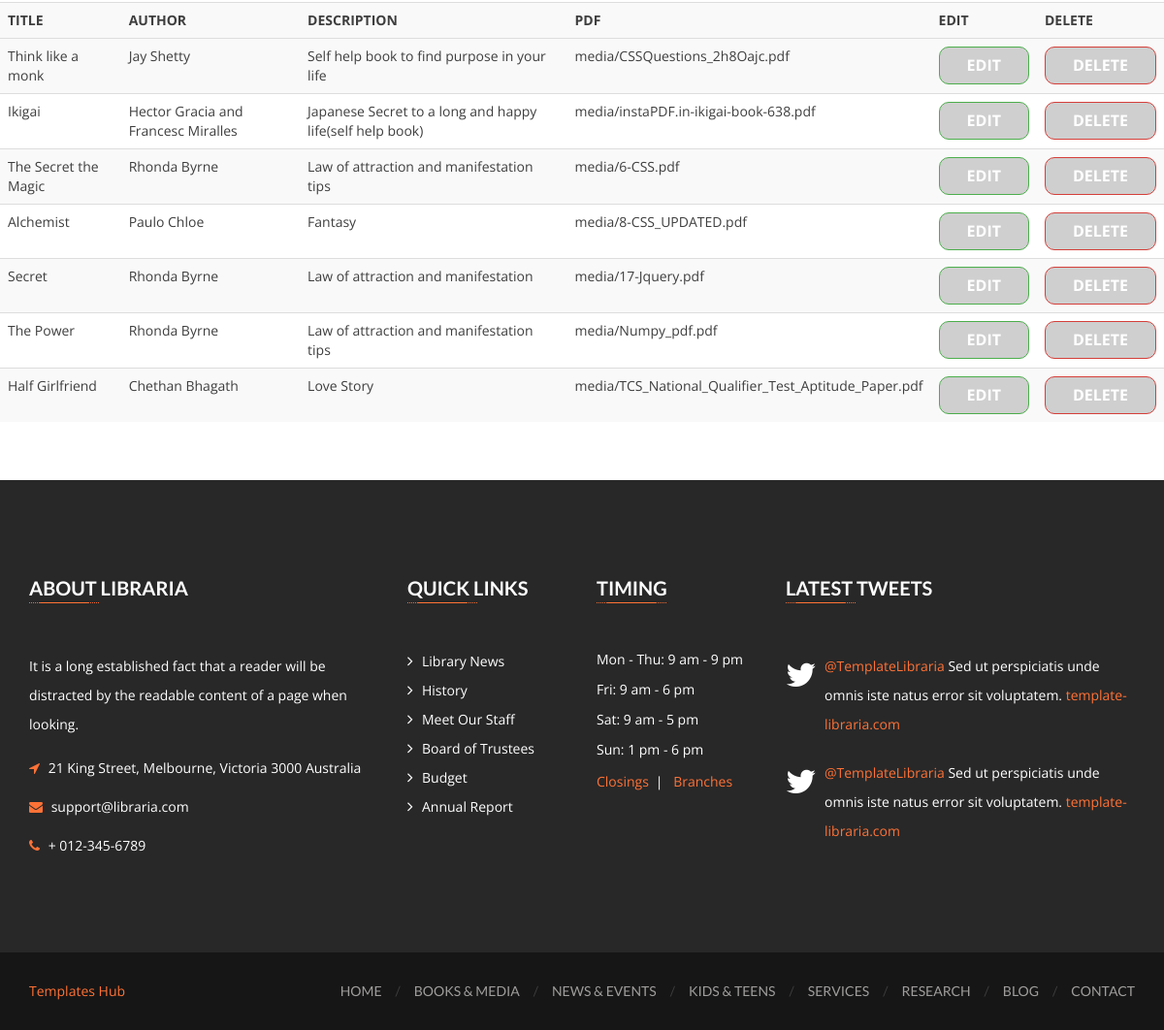
/librarianindex/ (lower part), run on an earlier commit of the app's database.
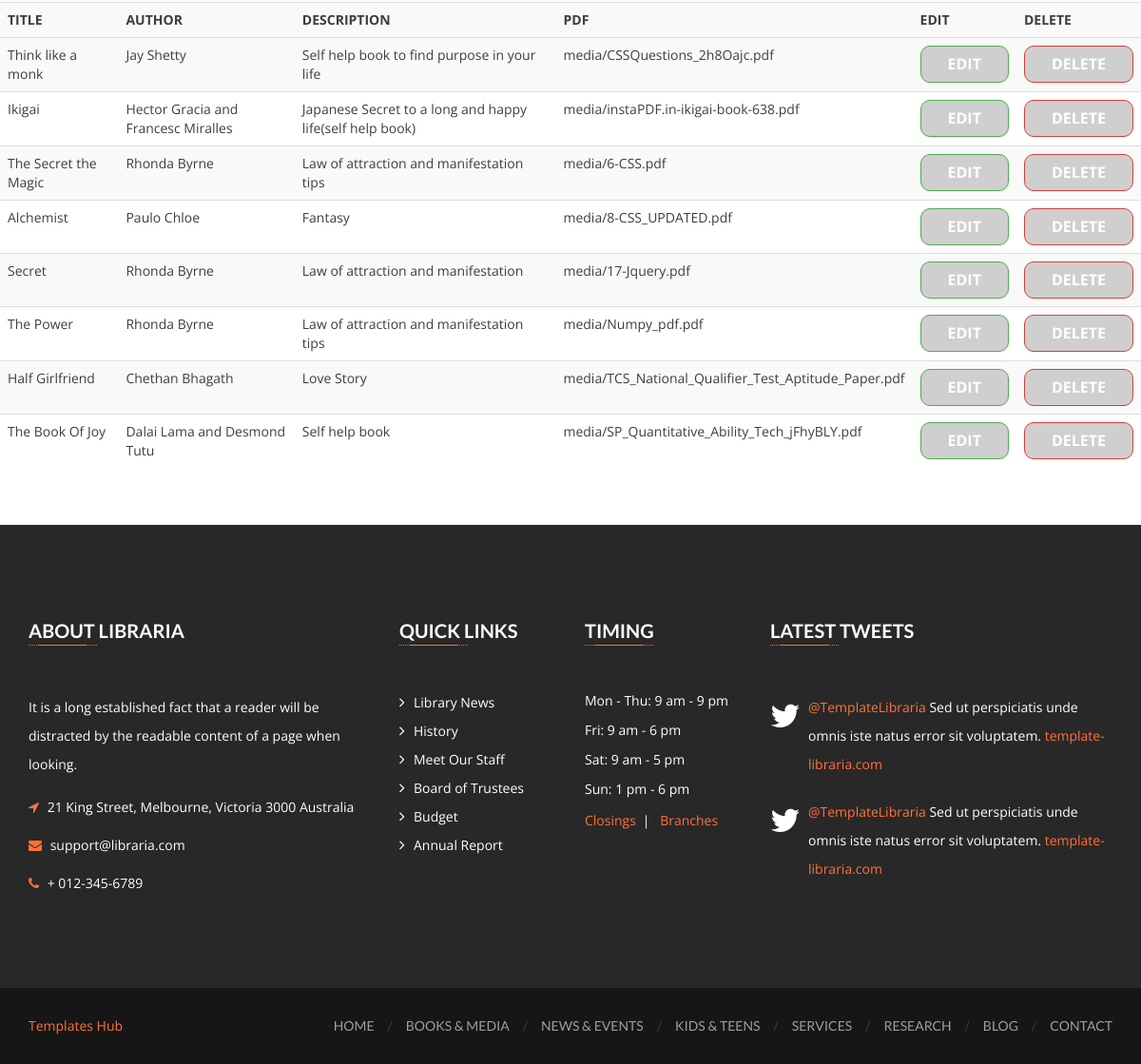
And on a later commit of the database.
### bookstoreapp/models.py (models this page shows, shortened)
class Book(models.Model):
    name = models.CharField(max_length=100)
    author = models.CharField(max_length=100)
    desc = models.CharField(max_length=1000)
    pdf = models.FileField(upload_to='media',null=True)

### bookstoreapp/views.py (the view)
# urls.py: path('librarianindex/',v.LibrarianIndexView.as_view(),name="librarian/librarianindex"),
class LibrarianIndexView(ListView):
    model=Book
    template_name="librarian/librarianindex.html"
    context_object_name='obj'

### bookstoreapp/templates/librarian/librarianindex.html (shortened to what the changed rows need)
{% load static %}
<!DOCTYPE html>
<html lang="zxx">
<head>
    <link href="{% static 'css/font-awesome.min.css' %}" rel="stylesheet" type="text/css" />
    <link href="{% static 'css/mmenu.css' %}" rel="stylesheet" type="text/css" />
    <link href="{% static 'css/mmenu.positioning.css' %}" rel="stylesheet" type="text/css" />
    <link href="{% static 'style.css' %}" rel="stylesheet" type="text/css" />
</head>
<body>
    <body>
        <table class='table table-primary table-striped'>
            <tr>
                <th>TITLE</th>
                <th>AUTHOR</th>
                <th>DESCRIPTION</th>
                <th>PDF</th>
                <th>EDIT</th>
                <th>DELETE</th>
            </tr>
            <tr>
                {% for i in obj %}
            <tr>
                <td>{{i.name}}</td>
                <td>{{i.author}}</td>
                <td>{{i.desc}}</td>
                <td>{{i.pdf}}</td>
                <td>
                    <a href="{% url 'librarian/editbookpage' i.id %}" class="btn btn-success badge">EDIT</a>
                </td>
                <td><a class="btn btn-danger badge" href="{%url 'librarian/deletepage' i.id %}">DELETE</a></td>
            </tr>
            {% endfor %}
            </tr>
            <br>
        </table>
        <br>
        <br>
    </body>
</html>

What changed in the data, as far as the page shows it:
added Book: name "The Book Of Joy", author "Dalai Lama and Desmond Tutu", desc "Self help book", pdf "media/SP_Quantitative_Ability_Tech_jFhyBLY.pdf"
